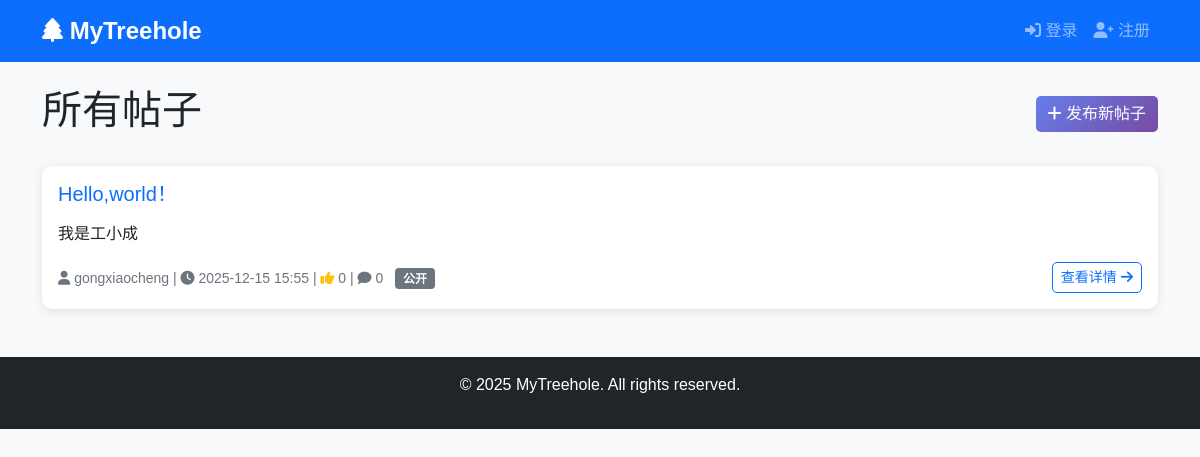
/posts/, run on the app's committed database.
### posts/models.py (models this page shows, shortened)
class Post(models.Model):
    PRIVACY_CHOICES = [
        ('public', '公开'),
        ('friends', '仅好友'),
        ('private', '仅自己'),
    ]
    author = models.ForeignKey(User, on_delete=models.CASCADE, related_name='posts')
    title = models.CharField(max_length=200)
    content = models.TextField()
    created_at = models.DateTimeField(auto_now_add=True)
    updated_at = models.DateTimeField(auto_now=True)
    privacy = models.CharField(max_length=10, choices=PRIVACY_CHOICES, default='public')
    likes_count = models.IntegerField(default=0)
    comments_count = models.IntegerField(default=0)
    class Meta:
        ordering = ['-created_at']

### posts/views.py (the view)
# urls.py: path('', post_list, name='post_list'),
def post_list(request):
    posts_list = Post.objects.filter(privacy='public')
    paginator = Paginator(posts_list, 10)  # 每页10个帖子
    page_number = request.GET.get('page')
    posts = paginator.get_page(page_number)
    return render(request, 'posts/post_list.html', {'posts': posts})

### templates/posts/post_list.html (shortened to what this page needs)
{% extends 'base.html' %}
{% load static %}
{% block content %}
<div class="d-flex justify-content-between align-items-center mb-4">
    <h1>所有帖子</h1>
    <a href="{% url 'post_create' %}" class="btn btn-primary">
        <i class="fas fa-plus"></i> 发布新帖子
    </a>
</div>
{% if posts %}
    {% for post in posts %}
    <div class="card mb-3">
        <div class="card-body">
            <h5 class="card-title">
                <a href="{% url 'post_detail' post.pk %}" class="text-decoration-none">
                    {{ post.title }}
                </a>
            </h5>
            <p class="card-text">
                {{ post.content|truncatechars:200|linebreaks }}
            </p>
            <div class="d-flex justify-content-between align-items-center">
                <div>
                    <small class="text-muted">
                        <i class="fas fa-user"></i> {{ post.author.username }} |
                        <i class="fas fa-clock"></i> {{ post.created_at|date:"Y-m-d H:i" }} |
                        <i class="fas fa-thumbs-up"></i> {{ post.likes_count }} |
                        <i class="fas fa-comment"></i> {{ post.comments_count }}
                    </small>
                    <span class="badge bg-secondary ms-2">{{ post.get_privacy_display }}</span>
                </div>
                <a href="{% url 'post_detail' post.pk %}" class="btn btn-sm btn-outline-primary">
                    查看详情 <i class="fas fa-arrow-right"></i>
                </a>
            </div>
        </div>
    </div>
    {% endfor %}
{% endif %}
{% endblock %}

### static/css/style.css (style rules this page uses)
body { font-family: 'Microsoft YaHei', sans-serif; background-color: #f8f9fa; }
.card { border: none; border-radius: 10px; box-shadow: 0 2px 10px rgba(0, 0, 0, 0.1); transition: transform 0.2s; }
.btn { border-radius: 5px; }
.fa-thumbs-up { color: #ffc107; }
.btn-primary { background: linear-gradient(135deg, #667eea 0%, #764ba2 100%); border: none; transition: all 0.3s ease; }

### data on the page
Post: title "Hello,world！", content "我是工小成", author.username "gongxiaocheng", created_at "2025-12-15 15:55", likes_count "0", comments_count "0", privacy "公开"
